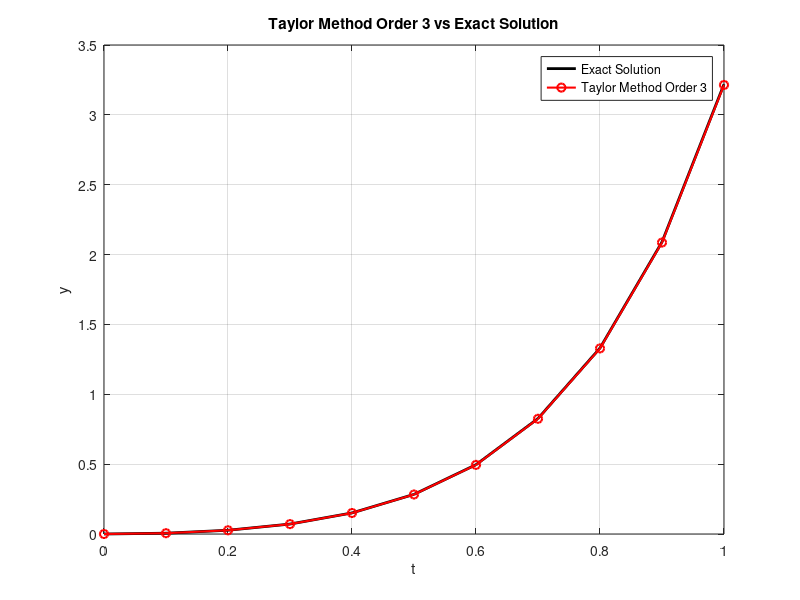

MATLAB code for this plot:
% y′=te^(3t)−2y, y(0)=0, 0≤t≤1, h=0.1

% y"=3te^(3t)+e^(3t)-2y′
% y"=e^(3t)(3t+1)-e^(3t)(2t)+4y
% y"=e^(3t)(t+1)+4y

% y"'=e^(3t)+(3t+3)(e^(3t))+4y'
% y"'=e^(3t)(3t+4)+4te^(3t)−8y
% y"'=e^(3t)(7t+4)-8y

% Problem
f = @(t,y) t*exp(3*t) - 2*y;
fy = @(t,y) (t+1).*exp(3*t) + 4*y;
fyy = @(t,y) (7*t+4).*exp(3*t)-8*y;

% Exact Solution
y_sol = @(t) 1/25*((5*t-1).*exp(3*t) + exp(-2*t));

% Parameters
a = 0;
b = 1;
y0 = 0;
h = 0.1;

% Steps
N = (b-a)/h;

% Arrays
t = a:h:b;
y = zeros(1,N+1);

% Initial Condition
y(1) = y0;

% Taylor Method Order 3
for i = 1:N

    y1 = f(t(i),y(i));
    y2 = fy(t(i),y(i));
    y3 = fyy(t(i),y(i));
    y(i+1) = y(i) + h*y1 + y2*h^2/2 + y3*h^3/6;
end

% Exact Solution
y_exact = y_sol(t);

% Absolute Error
error = abs(y-y_exact);

% Results Table
fprintf('t\t y\t\t y_exact\t error\n')
for j = 1:N
    fprintf('%.1f\t %.6f\t %.6f\t %.6f\n', t(j), y(j), y_exact(j), error(j))
end

% Plot
figure;

plot(t,y_exact,'k','LineWidth',2)
hold on

plot(t,y,'ro-','LineWidth',1.5)

xlabel('t')
ylabel('y')
title('Taylor Method Order 3 vs Exact Solution')
legend('Exact Solution','Taylor Method Order 3')
grid on
